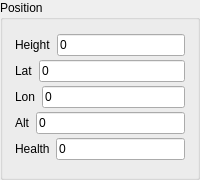
           <widget class="QGroupBox" name="posDisplay">
            <property name="minimumSize">
             <size>
              <width>172</width>
              <height>180</height>
             </size>
            </property>
            <property name="title">
             <string>Position</string>
            </property>
            <layout class="QVBoxLayout" name="verticalLayout_54">
             <property name="spacing">
              <number>2</number>
             </property>
             <property name="leftMargin">
              <number>12</number>
             </property>
             <property name="topMargin">
              <number>12</number>
             </property>
             <property name="rightMargin">
              <number>12</number>
             </property>
             <property name="bottomMargin">
              <number>12</number>
             </property>
             <item>
              <layout class="QHBoxLayout" name="horizontalLayout_102">
               <property name="spacing">
                <number>6</number>
               </property>
               <item>
                <widget class="QLabel" name="posHeightlabel">
                 <property name="text">
                  <string>Height</string>
                 </property>
                </widget>
               </item>
               <item>
                <widget class="QLineEdit" name="le_Flight_PosH">
                 <property name="text">
                  <string>0</string>
                 </property>
                 <property name="readOnly">
                  <bool>true</bool>
                 </property>
                </widget>
               </item>
              </layout>
             </item>
             <item>
              <layout class="QHBoxLayout" name="horizontalLayout_112">
               <property name="spacing">
                <number>6</number>
               </property>
               <item>
                <widget class="QLabel" name="posLatLabel">
                 <property name="text">
                  <string>Lat</string>
                 </property>
                </widget>
               </item>
               <item>
                <widget class="QLineEdit" name="le_Flight_PosLa">
                 <property name="text">
                  <string>0</string>
                 </property>
                 <property name="readOnly">
                  <bool>true</bool>
                 </property>
                </widget>
               </item>
              </layout>
             </item>
             <item>
              <layout class="QHBoxLayout" name="horizontalLayout_117">
               <property name="spacing">
                <number>6</number>
               </property>
               <item>
                <widget class="QLabel" name="posLonLabel">
                 <property name="text">
                  <string>Lon</string>
                 </property>
                </widget>
               </item>
               <item>
                <widget class="QLineEdit" name="le_Flight_PosLo">
                 <property name="text">
                  <string>0</string>
                 </property>
                 <property name="readOnly">
                  <bool>true</bool>
                 </property>
                </widget>
               </item>
              </layout>
             </item>
             <item>
              <layout class="QHBoxLayout" name="horizontalLayout_119">
               <property name="spacing">
                <number>6</number>
               </property>
               <item>
                <widget class="QLabel" name="posAltLabel">
                 <property name="text">
                  <string>Alt</string>
                 </property>
                </widget>
               </item>
               <item>
                <widget class="QLineEdit" name="le_Flight_PosAl">
                 <property name="text">
                  <string>0</string>
                 </property>
                 <property name="readOnly">
                  <bool>true</bool>
                 </property>
                </widget>
               </item>
              </layout>
             </item>
             <item>
              <layout class="QHBoxLayout" name="horizontalLayout_120">
               <property name="spacing">
                <number>6</number>
               </property>
               <item>
                <widget class="QLabel" name="posHealthLabel">
                 <property name="text">
                  <string>Health</string>
                 </property>
                </widget>
               </item>
               <item>
                <widget class="QLineEdit" name="le_Flight_PosHealth">
                 <property name="text">
                  <string>0</string>
                 </property>
                 <property name="readOnly">
                  <bool>true</bool>
                 </property>
                </widget>
               </item>
              </layout>
             </item>
            </layout>
           </widget>
